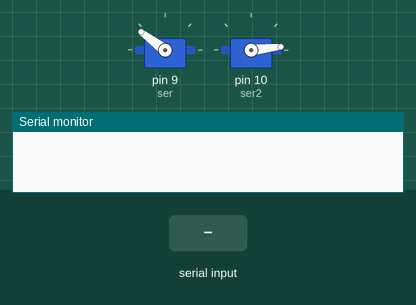
Simulated run of this sketch. Board: Arduino Uno, built with avr-gcc and run on an emulated ATmega328P. On the bench: 2 × servo, the last lines printed to the serial monitor. Inputs (shaded band) come from the test bench.

Above: at 1.2 s.
1.3 s: "q" received over Serial
At 2.1 s:
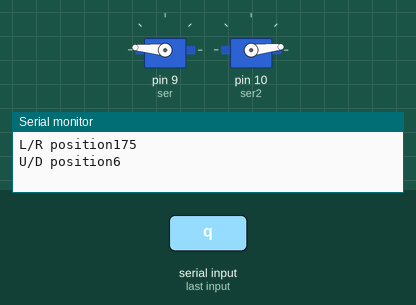
2.8 s: "e" received over Serial
At 3.3 s:
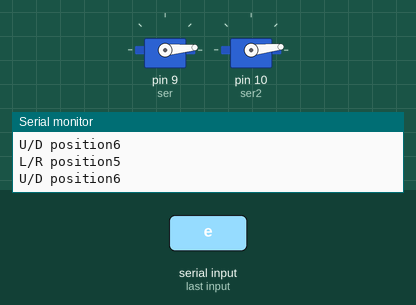
Timing chart, 0 to 5.8 s (numbered marks = the images above; inputs shaded):
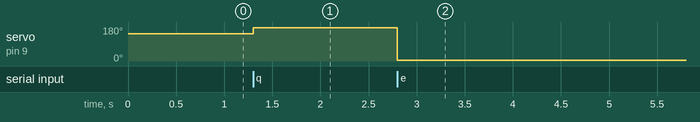

The sketch:

twoServosketch_jul22pccontrol.ino
```cpp
//a few speed m and limit mods by tim
// suggestion by adding a 100uF capacitor between 5V and GND, the capacitor will help calm the sudden rush you might get when the servo first starts to turn
// heres a nice library for easing servo https://github.com/todbot/ServoEaser try that next
//
//TKF
//adding stored position preset
//adding second servo
//When you attach a servo the arduino starts sending position information to it.
//By default, that starting position is 90. You can change that by doing a servo.Write before you do the attach.


#include<Servo.h> // include server library
Servo ser; // create servo object to control a servo
Servo ser2; // create servo object to control a servo

int poser = 143; // initial position of serv0
int val; // initial value of input
int delayval=10;

//second Servo
int poser2 = 6; // initial position of serv0
int val2; // initial value of input
int delayval2=10;


void setup() {
  Serial.begin(57600); // Serial comm begin at xbps
  //setting start positions before attach

ser.write(poser);
ser2.write(poser2);

  ser.attach(9);// server is connected at pin 9
  ser2.attach(10);
}

void loop() {
  if (Serial.available()) // if serial value is available
///////////////
  {
    val = Serial.read();// then read the serial value

//left
    if (val == 'a') //if value input is this char
    {
      poser += 1; //than position of servo motor increases by 1 ( anti clockwise)
      ser.write(poser);// the servo will move according to position
      delay(delayval);//delay for the servo to get to the position
     }
 //right
    if (val == 'd') //if value input
    {
      poser -= 1; //than position of servo motor decreases by 1 (clockwise)
      ser.write(poser);// the servo will move according to position
      delay(delayval);//delay for the servo to get to the position
    }
/////////////////////
    //up
    if (val == 's') //if value input is this char go up
    {
      poser2 += 1; //than position of servo motor increases by 1 ( anti clockwise)
      ser2.write(poser2);// the servo will move according to position
      delay(delayval2);//delay for the servo to get to the position
     }
     //down
    if (val == 'w') //if value input go down
    {
      poser2 -= 1; //than position of servo motor decreases by 1 (clockwise)
      ser2.write(poser2);// the servo will move according to position
      delay(delayval2);//delay for the servo to get to the position
    }

 ///////////////////
    //fixt fast positions
      //speed move to far left
      if (val == 'q') //if value input
            {
              poser=175;
              ser.write(poser);// the servo will move according to position
              delay(delayval);//delay for the servo to get to the position
                }
//replaced with up (to conform to game imput style since arrows can be used in serial input scenerio)
//      if (val == 'w') //if value input
//    {poser=90;
//    ser.write(poser);// the servo will move according to position
//      delay(delayval);//delay for the servo to get to the position
//        }
        //speed move to far right
        if (val == 'e') //if value

              {
                poser=5;
                ser.write(poser);// the servo will move according to position
                delay(delayval);//delay for the servo to get to the position
                  }

 //////////////////
 //check limits
    //left/right limits
      if (poser>175){
        poser=175;}
      if (poser<0){
        poser=0;}
        Serial.print ("L/R position");
        Serial.println(poser);

     //up down limits
      if (poser2>175){
        poser2=175;}
      if (poser2<0){
        poser2=0;}
        Serial.print ("U/D position");
        Serial.println(poser2);


  }
}
```

Measured:
- after the input at 1.3 s, servo on pin 9 (ser): 143° → 175° at once
- after the input at 2.8 s, servo on pin 9 (ser): 175° → 5° at once
